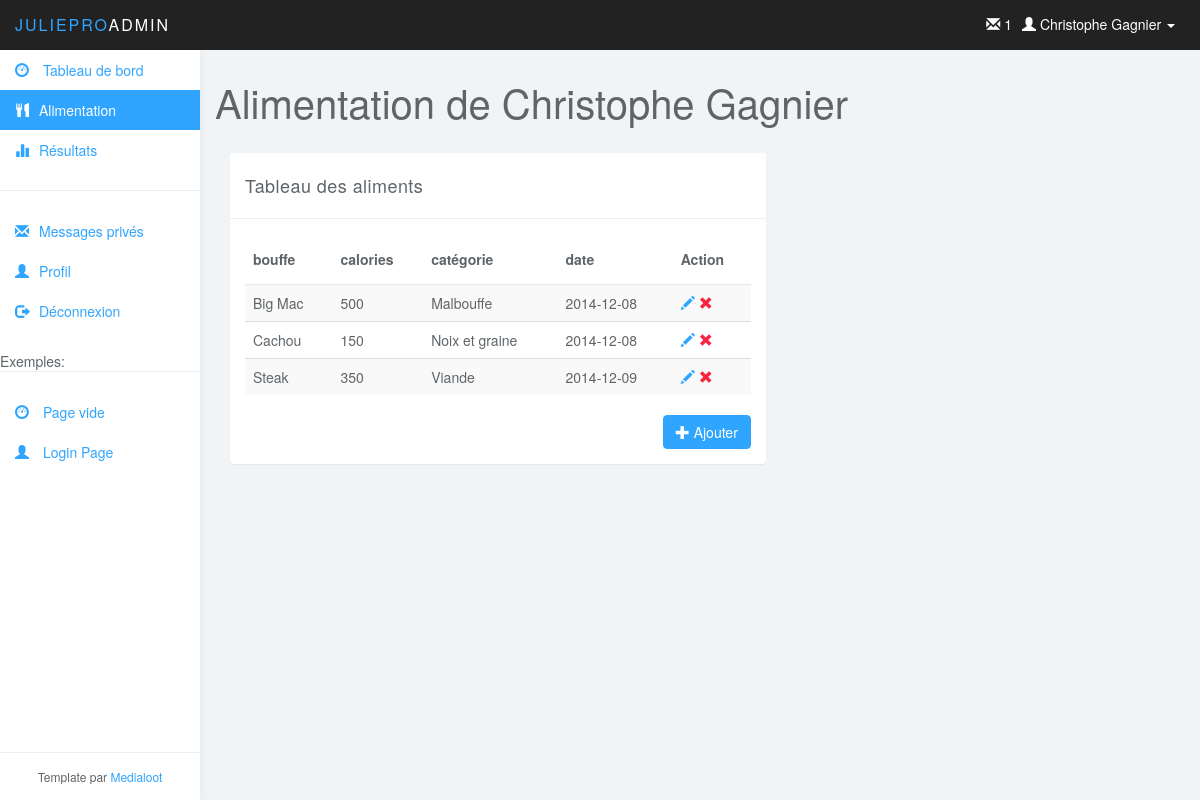
Page /?action=view_alimentation on the earlier database version.
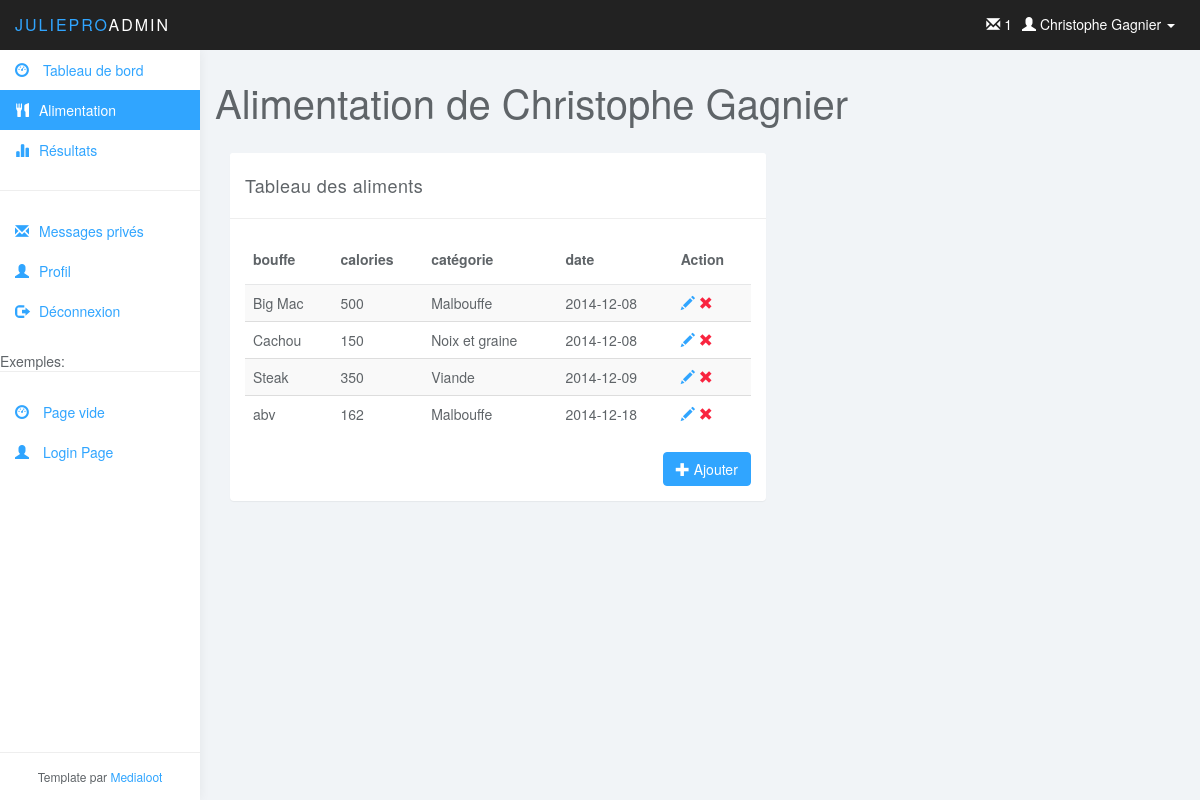
Same page on the later database version.
### tables this page shows
CREATE TABLE IF NOT EXISTS `utilisateur` (
`utilisateurID` int(11) NOT NULL,
  `nom` varchar(45) NOT NULL,
  `prenom` varchar(45) NOT NULL,
  `noTel` varchar(45) NOT NULL,
  `noCell` varchar(45) DEFAULT NULL,
  `noRue` int(11) NOT NULL,
  `rue` varchar(45) NOT NULL,
  `ville` varchar(45) NOT NULL,
  `codePostal` varchar(45) NOT NULL,
  `age` int(11) NOT NULL,
  `dateInscription` datetime NOT NULL,
  `courriel` varchar(45) NOT NULL,
  `statut` int(11) NOT NULL,
  `entraineurID` int(11) DEFAULT NULL
);

CREATE TABLE IF NOT EXISTS `alimentation` (
`alimentationID` int(11) NOT NULL,
  `nomRepas` varchar(45) NOT NULL,
  `calorieIngere` int(11) NOT NULL,
  `date` date NOT NULL,
  `categorieID` int(11) NOT NULL,
  `clientID` int(11) NOT NULL
);

CREATE TABLE IF NOT EXISTS `categorienourriture` (
`categorieID` int(11) NOT NULL,
  `nom` varchar(45) NOT NULL
);

### model/user_db.php (called while the page is built, shortened)
<?php
function get_user($userID) {
    global $db;
    $query = 'SELECT * FROM utilisateur
              WHERE utilisateurID = '.$userID;
    $result = $db->query($query);
	$result = $result->fetch();
    return $result;
}

### model/alimentation_db.php (called while the page is built, shortened)
<?php
function get_all_alimentation($userID){
    global $db;
    $query = '      select a.`alimentationID`, a.`nomRepas`, a.`calorieIngere`,`date`, c.nom
                    from `alimentation` a
                    inner join categorienourriture c
                    on c.categorieID = a.categorieID
                    where a.clientID = '.$userID;
    $result = $db->query($query);
    $alimentation = Array();
    while($data = $result->fetch())
    {
        $alimentation[$data['alimentationID']] = $data;
    }
    return $alimentation;
}

### view/alimentation.php (the view)
<div class="row">
    <div class="col-lg-12">
        <h1 class="page-header">Alimentation de <?php echo $userInfo['prenom'].' '.$userInfo['nom']; ?></h1>
    </div>
</div>
    <?php $alimentation = get_all_alimentation($userInfo['utilisateurID']); ?>
    <div class="col-md-7">
        <div class="panel panel-default">
            <div class="panel-heading">Tableau des aliments</div>
            <div class="panel-body">
                <table class="table table-striped table-hover">
                    <thead>
                    <tr>
                        <th>bouffe</th>
                        <th>calories</th>
                        <th>catégorie</th>
                        <th>date</th>
                        <th>Action</th>
                    </tr>
                    </thead>
                    <?php
                    foreach($alimentation as $alimentCourant)
                    {
                        echo '<tr>';
                            echo'<td>'.$alimentCourant['nomRepas'].'</td>';
                            echo'<td>'.$alimentCourant['calorieIngere'].'</td>';
                            echo'<td>'.$alimentCourant['nom'].'</td>';
                            echo'<td>'.$alimentCourant['date'].'</td>';
                            echo '<td>';
                                echo '<a href="#" class="glyphicon glyphicon-pencil "> </a> ';
                                echo '<a href="?action=remove_alimentation&alimentationID='.$alimentCourant['alimentationID'].'" class="glyphicon glyphicon-remove color-red"> </a>';
                            echo '</td>';
                        echo '</tr>';
                    }
                ?>
                </table>
                <a href="?action=form_alimentation" class="btn btn-primary pull-right"><span class="glyphicon glyphicon-plus"></span> Ajouter</a>
            </div>
        </div>
    </div>

### view/header.php (shortened to what this page needs)
<!DOCTYPE html>
<html>
<head>
    <link href="css/bootstrap.min.css" rel="stylesheet">
    <link href="css/datepicker3.css" rel="stylesheet">
    <link href="css/styles.css" rel="stylesheet">
</head>
<body>
<nav class="navbar navbar-inverse navbar-fixed-top" role="navigation">
    <div class="container-fluid">
        <div class="navbar-header">
            <a class="navbar-brand" href="index.php"><span>JuliePro</span>Admin</a>
            <?php if(!empty($userInfo))
            { ?>
                <ul class="user-menu">
                    <li class="dropdown pull-right"> <a href="#" class="dropdown-toggle" data-toggle="dropdown"> <span class="glyphicon glyphicon-user"></span> <?php echo $userInfo['prenom'].' '.$userInfo['nom']; ?> <span class="caret"></span> </a>
                    </li>
                </ul>
				<ul class="user-menu">
					<li><a href="?action=view_messageprive"><span class="glyphicon glyphicon-envelope"></span> 1 </a></li>
				</ul>
            <?php } ?>
        </div>
    </div>
</nav>

### view/sidemenu.php (shortened to what this page needs)
<div id="sidebar-collapse" class="col-sm-3 col-lg-2 sidebar">
    <ul class="nav menu">
        <li id="accueil"><a href="index.php"><span class="glyphicon glyphicon-dashboard"></span> Tableau de bord</a></li>
        <li id="view_alimentation"><a href="?action=view_alimentation"><span class="glyphicon glyphicon-cutlery"></span>Alimentation</a></li>
        <li id="view_resultat"><a href="?action=view_resultat"><span class="glyphicon glyphicon-stats"></span>Résultats</a></li>
        <li role="presentation" class="divider"></li>
        <li id="view_messageprive"><a href="?action=view_messageprive"><span class="glyphicon glyphicon-envelope"></span>Messages privés</a></li>
        <li id="view_profile"><a href="?action=view_profile"><span class="glyphicon glyphicon-user"></span>Profil</a></li>
        <li><a href="?action=view_profile"><span class="glyphicon glyphicon-log-out"></span>Déconnexion</a></li>
        <li role="presentation" class="divider">Exemples:</li>
        <li><a href="blank.php"><span class="glyphicon glyphicon-dashboard"></span> Page vide</a></li>
        <li><a href="login.html"><span class="glyphicon glyphicon-user"></span> Login Page</a></li>
    </ul>
    <div class="attribution">Template par <a href="http://www.medialoot.com/item/lumino-admin-bootstrap-template/">Medialoot</a></div>
</div>
<div class="col-sm-9 col-sm-offset-3 col-lg-10 col-lg-offset-2 main">

### index.php (shortened to what this page needs)
<?php
include ("model/database.php");
include ("model/user_db.php");
include ("model/alimentation_db.php");
$userInfo = get_user($_SESSION['userID']);
if(isset($_POST['action']))
    $action = $_POST['action'];
elseif(isset($_GET['action']))
    $action = $_GET['action'];
else
    $action = 'accueil';
include('view/header.php');
include('view/sidemenu.php');
switch($action)
{
    case 'view_alimentation':
        include('view/alimentation.php');
        break;
}
include('view/footer.php'); ?>

### view/footer.php (shortened to what this page needs)
</body>
</html>

### css/styles.css (style rules this page uses)
body { background: #f1f4f7; padding-top: 50px; color: #5f6468; }
a, a:hover, a:focus { color: #30a5ff; }
h1, h2, h3, h4, h5, h6 { color: #5f6468; }
h1 { font-weight: 300; font-size: 40px; }
.color-red { color: #f9243f; }
.navbar-header .navbar-brand { color: #fff; font-size: 16px; text-transform: uppercase; font-weight: 500; letter-spacing: 2px; }
.navbar-header .navbar-brand span { color: #30a5ff; }
.btn-primary, .btn-primary:hover, .btn-primary:focus, .btn-primary:active, .btn-primary.active, .open > .dropdown-toggle.btn-primary, .btn-primary.disabled, .btn-primary[disabled], fieldset[disabled] .btn-primary, .btn-primary.disabled:hover, .btn-primary[disabled]:hover, fieldset[disabled] .btn-primary:hover, .btn-primary.disabled:focus, .btn-primary[disabled]:focus, fieldset[disabled] .btn-primary:focus, .btn-primary.disabled:active, .btn-primary[disabled]:active, fieldset[disabled] .btn-primary:active, .btn-primary.disabled.active, .btn-primary[disabled].active, fieldset[disabled] .btn-primary.active { background-color: #30a5ff; border-color: #30a5ff; }
.panel { border: 0; }
.panel-heading { font-size: 18px; font-weight: 300; letter-spacing: 0.025em; height: 66px; line-height: 45px; }
.panel-default .panel-heading { background: #fff; border-bottom: 1px solid #eee; color: #5f6468; }
.navbar { border: 0; }
.user-menu { display: inline-block; margin-top: 14px; margin-right: 10px; float: right; list-style: none; padding: 0; }
.user-menu a { color: #fff; }
.sidebar { display: block; background-color: #fff; padding: 0; display: none; }
@media (min-width: 768px) { .sidebar { display: block; position: fixed; top: 50px; bottom: 0; left: 0; z-index: 1000; display: block; margin: 0; padding: 0; overflow-x: hidden; overflow-y: auto; background-color: #fff; box-shadow: 1px 0px 10px rgba(0, 0, 0, .05); } }
@media (min-width: 768px) { .navbar-header { width: 100%; } }
.sidebar ul.nav .active a, .sidebar ul.nav li.parent a.active, .sidebar ul.nav .active > a:hover, .sidebar ul.nav li.parent a.active:hover, .sidebar ul.nav .active > a:focus, .sidebar ul.nav li.parent a.active:focus { color: #fff; background-color: #30a5ff; }
.sidebar span.glyphicon { margin-right: 10px; }
.sidebar ul.nav li.divider { border-bottom: 1px solid #eee; margin: 20px 0; }
.sidebar .attribution { position: absolute; bottom: 0px; width: 100%; padding: 15px; text-align: center; border-top: 1px solid #eee; font-size: 12px; }
h1.page-header { margin-top: 30px; border-bottom: 0; }
.table { background: #fff; }
.table>thead>tr>th { border-bottom: 1px solid #e6e7e8; vertical-align: middle; height: 50px; }

Differences in the rows shown:
added alimentation: nomRepas "abv", calorieIngere "162", categorieID.nom "Malbouffe", date "2014-12-18"
